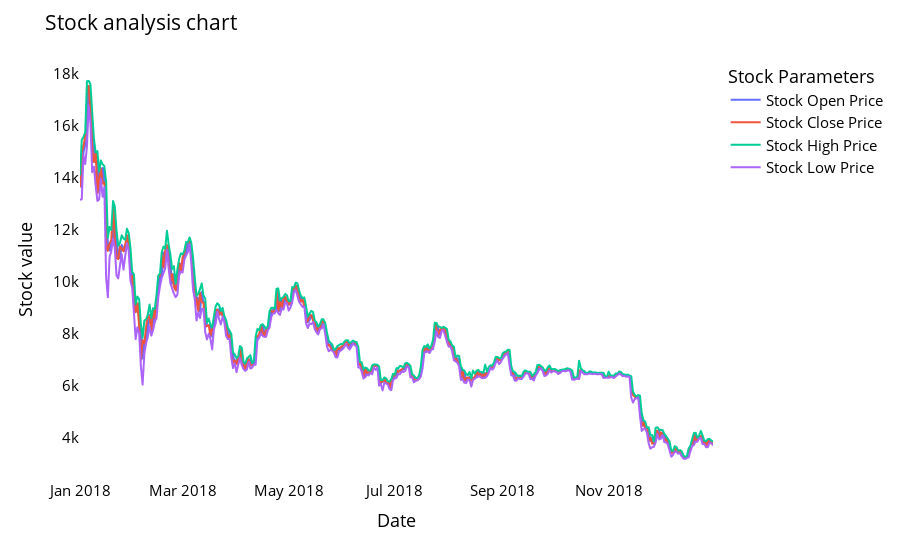

The code cell stored with this chart in its notebook:
### Code cell
names = cycle(['Stock Open Price','Stock Close Price','Stock High Price','Stock Low Price'])

fig = px.line(
    y_2018,
    x='Date',
    y=['Open', 'Close', 'High', 'Low'],
    labels={'Date': 'Date', 'value': 'Stock value'}
)

fig.update_layout(
    title_text='Stock analysis chart',
    font_size=15,
    font_color='black',
    legend_title_text='Stock Parameters',

    # FIX: WHITE BACKGROUND
    plot_bgcolor='white',
    paper_bgcolor='white'
)

fig.for_each_trace(lambda t: t.update(name=next(names)))

fig.update_xaxes(showgrid=False)
fig.update_yaxes(showgrid=False)

fig.show()

### Figure 1 — Plotly figure (JSON) as saved in the notebook; plotly's stock layout.template omitted (floating-point values rounded to 4 significant figures; data arrays with more than 128 entries replaced by an {"elided": "..."} marker saying what was removed)
{"data": [{"hovertemplate": "variable=Open<br>Date=%{x}<br>Stock value=%{y}<extra></extra>", "legendgroup": "Open", "line": {"color": "#636efa", "dash": "solid"}, "marker": {"symbol": "circle"}, "mode": "lines", "name": "Stock Open Price", "showlegend": true, "x": {"elided": "365 str values"}, "xaxis": "x", "y": {"elided": "365 float values"}, "yaxis": "y", "type": "scattergl"}, {"hovertemplate": "variable=Close<br>Date=%{x}<br>Stock value=%{y}<extra></extra>", "legendgroup": "Close", "line": {"color": "#EF553B", "dash": "solid"}, "marker": {"symbol": "circle"}, "mode": "lines", "name": "Stock Close Price", "showlegend": true, "x": {"elided": "365 str values"}, "xaxis": "x", "y": {"elided": "365 float values"}, "yaxis": "y", "type": "scattergl"}, {"hovertemplate": "variable=High<br>Date=%{x}<br>Stock value=%{y}<extra></extra>", "legendgroup": "High", "line": {"color": "#00cc96", "dash": "solid"}, "marker": {"symbol": "circle"}, "mode": "lines", "name": "Stock High Price", "showlegend": true, "x": {"elided": "365 str values"}, "xaxis": "x", "y": {"elided": "365 float values"}, "yaxis": "y", "type": "scattergl"}, {"hovertemplate": "variable=Low<br>Date=%{x}<br>Stock value=%{y}<extra></extra>", "legendgroup": "Low", "line": {"color": "#ab63fa", "dash": "solid"}, "marker": {"symbol": "circle"}, "mode": "lines", "name": "Stock Low Price", "showlegend": true, "x": {"elided": "365 str values"}, "xaxis": "x", "y": {"elided": "365 float values"}, "yaxis": "y", "type": "scattergl"}], "layout": {"xaxis": {"anchor": "y", "domain": [0.0, 1.0], "title": {"text": "Date"}, "showgrid": false}, "yaxis": {"anchor": "x", "domain": [0.0, 1.0], "title": {"text": "Stock value"}, "showgrid": false}, "legend": {"title": {"text": "Stock Parameters"}, "tracegroupgap": 0}, "margin": {"t": 60}, "title": {"text": "Stock analysis chart"}, "font": {"size": 15, "color": "black"}, "plot_bgcolor": "white", "paper_bgcolor": "white"}}
